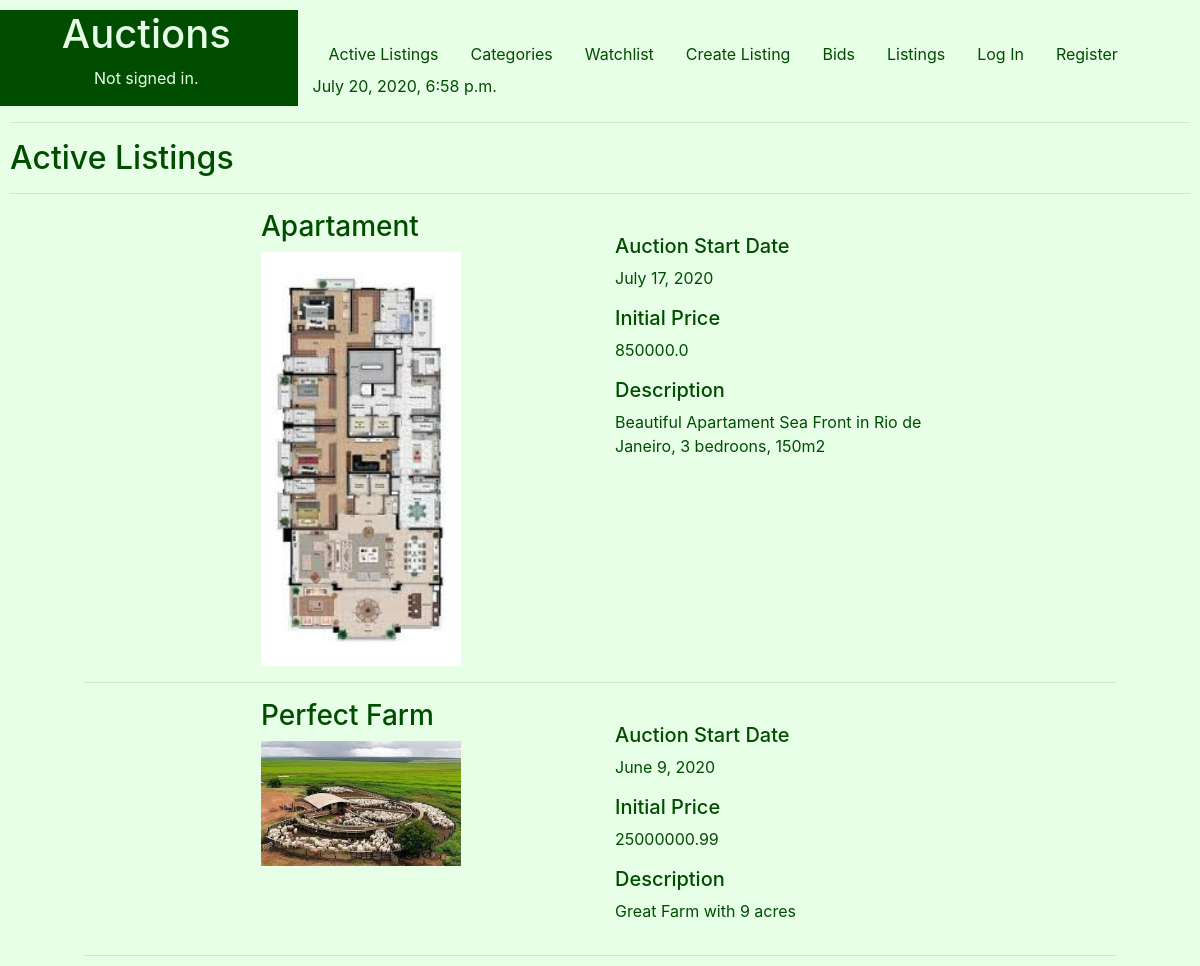
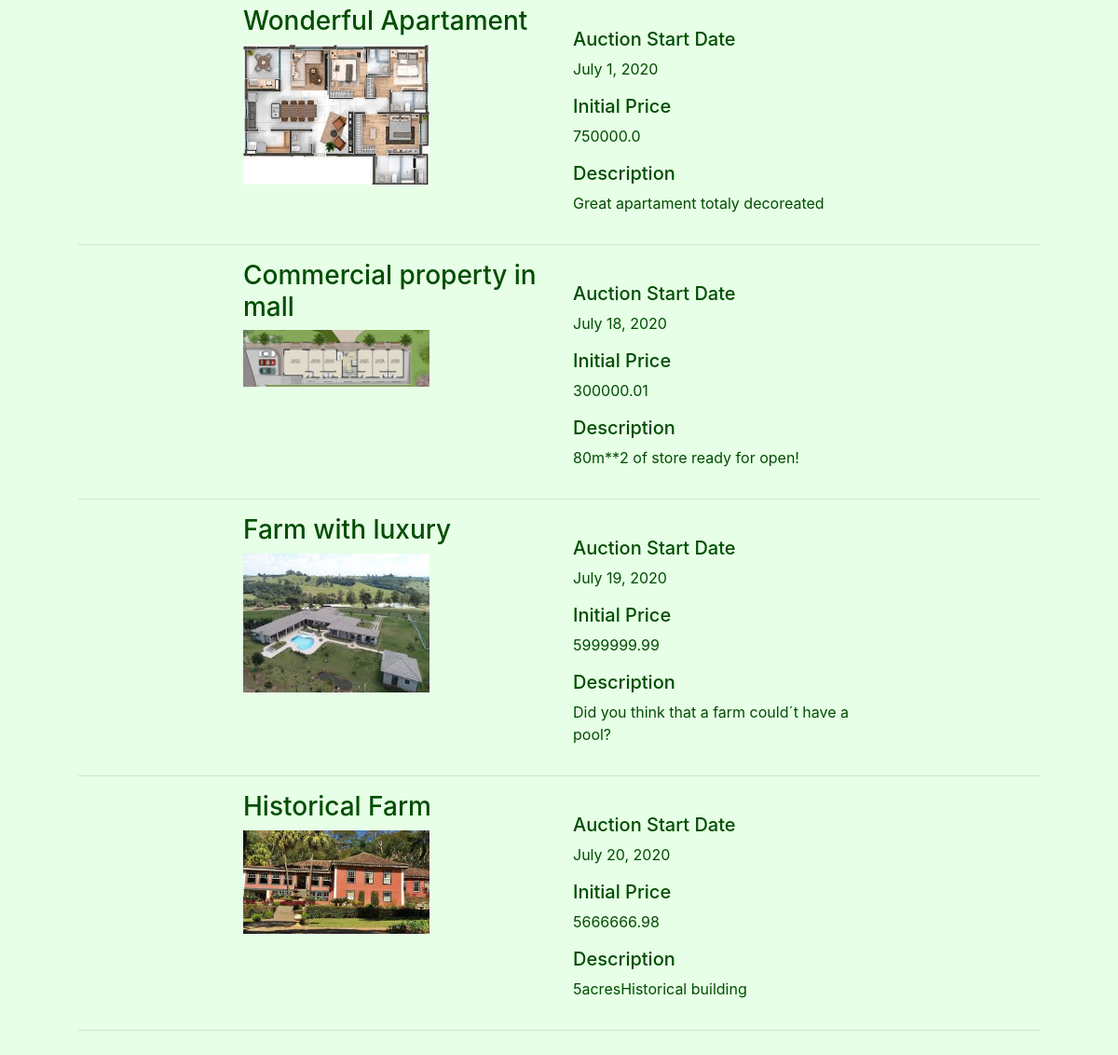
The page / on the database its author committed (2 pictures, top to bottom).
### auctions/models.py (models this page shows, shortened)
class Listings(models.Model):
    STATUS = (
        ('A', 'Active'),
        ('B', 'To Begin'),
        ('C', 'Closed'),
        ('S', 'Sold'),
    )
    Ltitle = models.CharField(help_text="Choose a title for your listing",max_length=50)
    Ccode=models.IntegerField(help_text="Categories Ex: 1-Apartament,2-Commercial,3-Farm, 4-House ") #foreign key from PropTypes
    Ldescription = models.CharField(max_length=250)
    Lprice = models.FloatField(help_text="starting bid Just USD") #initial price
    Ldatestart = models.DateField(help_text="Please use the following format: <em>YYYY-MM-DD</em>. for the auction start")
    Lduration = models.IntegerField(help_text="Duration expressed in days" )
    Luser = models.CharField(max_length=25)
    Limage= models.ImageField(upload_to="media", blank=True) #Name of the picture saved on static folder
    Lstatus = models.CharField(max_length=1, choices=STATUS )

### auctions/views.py (the view)
# urls.py: path("", views.index, name="index"),
def index(request):
    d = datetime.datetime.now()
    context={
            "d" : d,
            "ActiveListings": Listings.objects.all(),
    }
    return render(request, "auctions/index.html", context)

### auctions/templates/auctions/index.html (shortened to what this page needs)
{% extends "auctions/layout.html" %}
{% block body %}
  <h2>Active Listings</h2>
    <hr>
    <div class="form-group">
      	<form >
            {% if ActiveListings|length > 0 %}
                {% for Active in ActiveListings %}
                    {%if Active.Lstatus == "A"%}
                        <div class="container" style="border:#004d00; width:90%">
                            <div class="row"  width="1700px">
                                <div class="col-lg-2">
                                </div>
                                <div class="col-lg-4">
                                    <h3>{{ Active.Ltitle }}</h3>
    		                            <img src=" {{Active.Limage.url}} "  width="200">
                                    <br>
                                </div>
                                <div class="col-lg-4">
                                  <br>
                                  <h5>Auction Start Date  </h5>
                                  <p>{{ Active.Ldatestart }}</p>
                                    <h5>Initial Price </h5>
                                    <p> {{ Active.Lprice }}</p>
                       	          <h5>Description</h5>
    					        	          <p>{{ Active.Ldescription }}</p>
                                </div>
                                <div class="col-lg-2">
                                </div>
                            </div>
                            <hr>
                        </div>
                        {%endif%}
    				        {% endfor %}
                </div>
            {% else %}
    	         	<div class="form-group">
    		          	<output>No matches found</output>
    	        	</div>
    	{% endif %}
{% endblock %}

### auctions/static/auctions/styles.css (style rules this page uses)
body { padding: 10px; }

### auctions/templates/auctions/layout.html (style rules this page uses)
body { background-color:#e6ffe6 ; color: #004d00; }

### rows shown on the page
Listings: Ltitle "Apartament", Limage (picture), Ldatestart "July 17, 2020", Lprice "850000.0", Ldescription "Beautiful Apartament Sea Front in Rio de Janeiro, 3 bedroons, 150m2"
Listings: Ltitle "Perfect Farm", Limage (picture), Ldatestart "June 9, 2020", Lprice "25000000.99", Ldescription "Great Farm with 9 acres"
Listings: Ltitle "Wonderful Apartament", Limage (picture), Ldatestart "July 1, 2020", Lprice "750000.0", Ldescription "Great apartament totaly decoreated"
Listings: Ltitle "Commercial property in mall", Limage (picture), Ldatestart "July 18, 2020", Lprice "300000.01", Ldescription "80m**2 of store ready for open!"
Listings: Ltitle "Farm with luxury", Limage (picture), Ldatestart "July 19, 2020", Lprice "5999999.99", Ldescription "Did you think that a farm could´t have a pool?"
Listings: Ltitle "Historical Farm", Limage (picture), Ldatestart "July 20, 2020", Lprice "5666666.98", Ldescription "5acresHistorical building"
